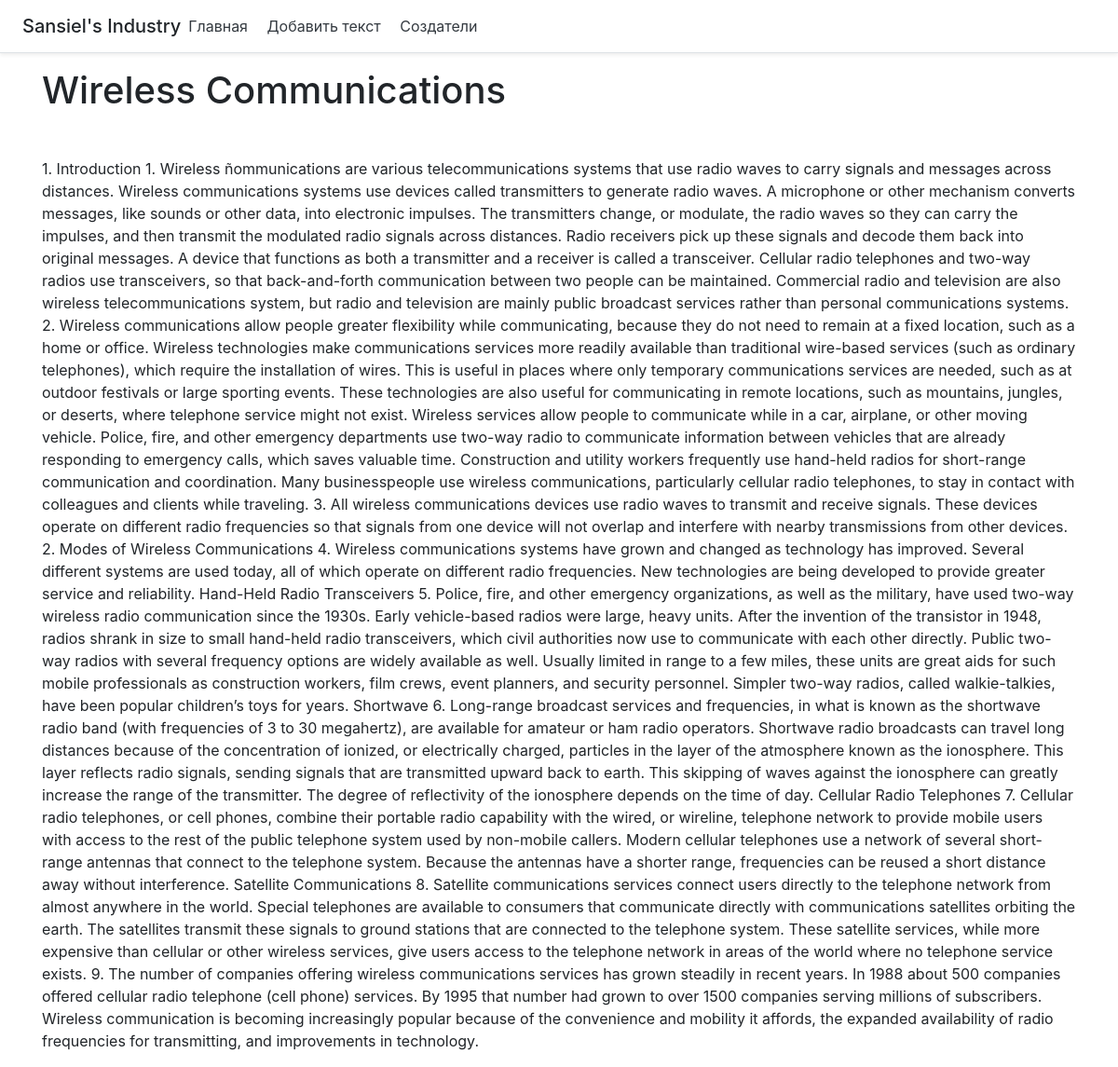
Page /texts/wireless-communications-1618160006/ on the committed database.
### main/models.py (models this page shows, shortened)
class Texts(models.Model):  # Классная штука этот импорт
    title = models.CharField('Название', max_length=250)
    text = models.TextField('Текст')
    score = models.IntegerField('Оценка сложности', blank=True, null=True)  # blank и null не забыть убрать
    url = models.CharField('URL', blank=True, null=True, max_length=255)  # blank и null писать вместе.
    slug = models.SlugField(max_length=150, unique=True)
    symbol = models.IntegerField('Кол-во символов', blank=True, null=True)  #Добавлено по просьбе пользователей
    class Meta:  # Это для красивого отображения
        verbose_name = "Текст"
        verbose_name_plural = "Тексты"

### main/views.py (the view)
# urls.py: path('texts/<str:slug>/', views.text_detail, name='text_detail_url'),
def text_detail(request, slug):
    text = Texts.objects.get(slug__iexact=slug)
    return render(request, 'main/text_detail.html', {'text': text})

### main/templates/main/text_detail.html (shortened to what this page needs)
{% extends 'main/base.html' %}
{% block content %}
    <h1 class="mb-5">
        {{ text.title }}
    </h1>
    <p>
        {{ text.text }}
    </p>
{%  endblock %}

### rows in the picture
Texts: title "Wireless Communications", text "1. Introduction 1. Wireless ñommunications are various telecommunications systems that use radio waves to carry signals and messages across distances. Wireless communications systems use devices called transmitters to generate radio waves. A microphone or other mechanism converts messages, like sounds or other data, into electronic impulses. The transmitters change, or modulate, the radio waves so they can carry the impulses, and then transmit the modulated radio signals across distances. Radio receivers pick up these signals and decode them back into original messages. A device that functions as both a transmitter and a receiver is called a transceiver. Cellular radio telephones and…"
